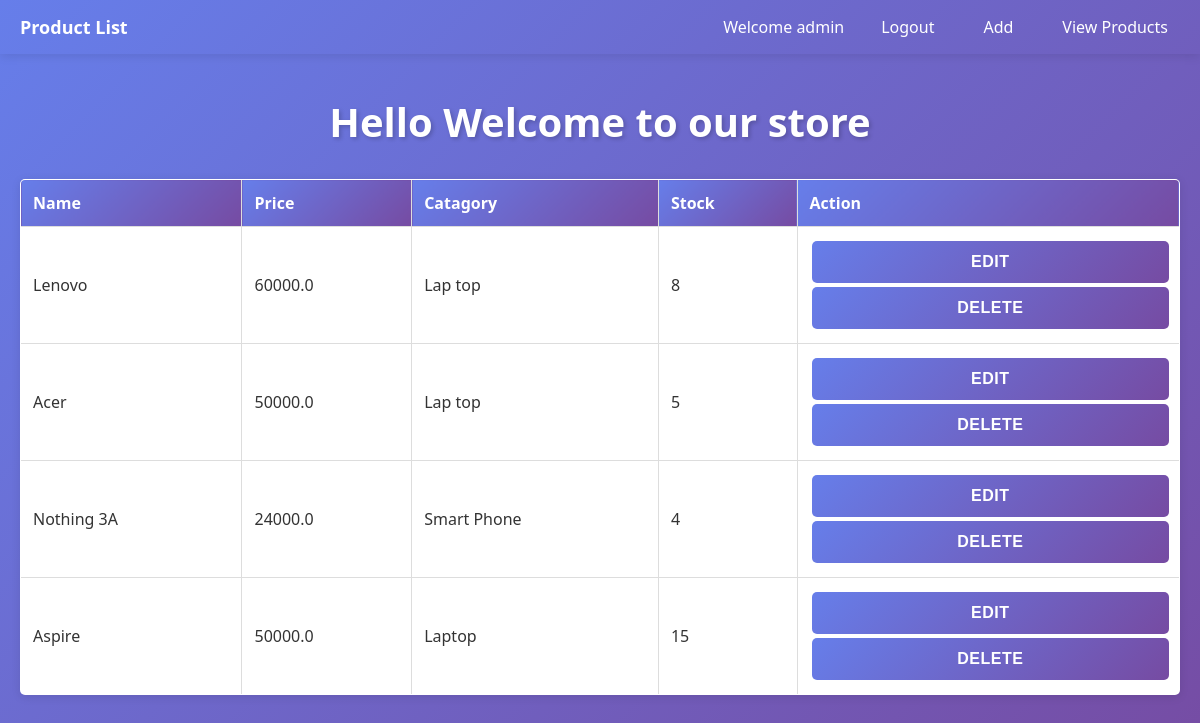
/index/ (signed in), run on the app's committed database.
### app/models.py (models this page shows, shortened)
class Product(models.Model):
    name = models.CharField(max_length=100)
    catagory = models.CharField(max_length=100)
    price = models.FloatField()
    stock = models.IntegerField()
    created_at = models.DateTimeField(auto_now_add=True)

### app/views.py (the view)
# urls.py: path('index/',views.products, name= 'index'),
@login_required
def products(request):
    products = Product.objects.all()
    return render(request, 'index.html',{'products':products})

### app/templates/index.html (shortened to what this page needs)
{% extends 'base.html' %}
{% block content %}
<table border="1px">
    <Thead>
        <tr>
            <th>Name</th>
            <th>Price</th>
            <th>Catagory</th>
            <th>Stock</th>
            <th>Action</th>
        </tr>
    </Thead>
    <Tbody>
        {% for product in products %}
        <tr>
            <td>{{ product.name }}</td>
            <td>{{ product.price }}</td>
            <td>{{ product.catagory }}</td>
            <td>{{ product.stock }}</td>
            <td>
                <a href="{% url 'edit' product.id %}"><button>Edit</button></a>
                <a href="{% url 'delete' product.id %}"><button>Delete</button></a>
            </td>
        </tr>
        {% endfor %}
    </Tbody>
</table>
{% endblock %}

### app/templates/base.html (shortened to what this page needs)
<!DOCTYPE html>
<html lang="en">
<head>
</head>
<body>
<nav>
    <ul>
        <li> Product List </li>
        {% if user.is_authenticated %}
            <li>Welcome {{ user.username }}</li>
            <li><a href="{% url 'logout' %}">Logout</a></li>
            <li><a href="{% url 'add' %}">Add</a></li>
            <li><a href="{% url 'index' %}">View Products</a></li>
        {% else %}
            <li><a href="{% url 'login' %}">Login</a></li>
            <li><a href="{% url 'register' %}">Register</a></li>
        {% endif %}
    </ul>
</nav>
<div class="container">
    <h1>Hello Welcome to our store</h1>
    {% block content %}
    {% endblock %}
</div>
</body>
</html>

### app/templates/base.html (style rules this page uses)
* { margin: 0; padding: 0; box-sizing: border-box; }
body { font-family: 'Segoe UI', Tahoma, Geneva, Verdana, sans-serif; background: linear-gradient(135deg, #667eea 0%, #764ba2 100%); min-height: 100vh; color: #333; }
nav { color: white; padding: 15px 0; box-shadow: 0 2px 10px rgba(0, 0, 0, 0.1); position: sticky; top: 0; z-index: 100; }
nav ul { list-style: none; display: flex; gap: 25px; max-width: 1200px; margin: 0 auto; padding: 0 20px; align-items: center; flex-wrap: wrap; }
nav li { display: inline; }
nav a { color: white; text-decoration: none; font-weight: 500; transition: all 0.3s ease; padding: 8px 12px; border-radius: 4px; }
nav li:first-child { font-size: 18px; font-weight: bold; flex-grow: 1; }
h1 { color: white; text-align: center; margin-bottom: 30px; font-size: 2.5em; text-shadow: 2px 2px 4px rgba(0, 0, 0, 0.2); }
.container { max-width: 1200px; margin: 40px auto; padding: 0 20px; }
button { width: 100%; padding: 12px; background: linear-gradient(135deg, #667eea 0%, #764ba2 100%); border: none; color: white; font-size: 1em; font-weight: 600; cursor: pointer; border-radius: 5px; transition: all 0.3s ease; text-transform: uppercase; letter-spacing: 0.5px; margin: 2px; }
a { color: white; text-decoration: none; transition: all 0.3s ease; }
table { width: 100%; border-collapse: collapse; margin-top: 15px; background: white; border-radius: 5px; overflow: hidden; box-shadow: 0 2px 10px rgba(0, 0, 0, 0.1); }
th, td { border: 1px solid #ddd; padding: 12px; text-align: left; }
th { background: linear-gradient(135deg, #667eea 0%, #764ba2 100%); color: white; font-weight: 600; }

### data on the page
Product: name "Lenovo", price "60000.0", catagory "Lap top", stock "8"
Product: name "Acer", price "50000.0", catagory "Lap top", stock "5"
Product: name "Nothing 3A", price "24000.0", catagory "Smart Phone", stock "4"
Product: name "Aspire", price "50000.0", catagory "Laptop", stock "15"

### other printed values
{{ user.username }} "admin"
